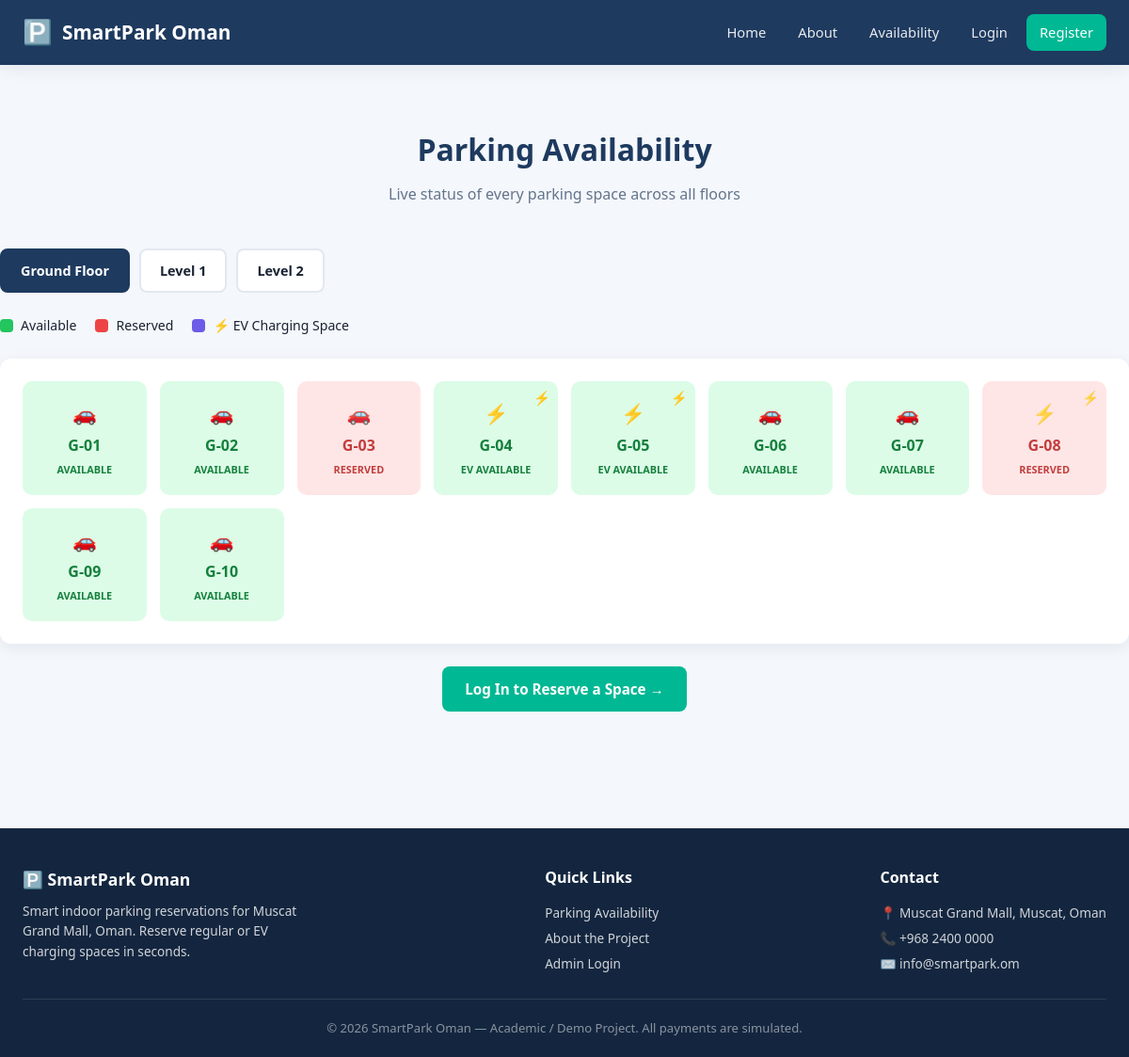
Page /availability.php on the committed database.
### tables this page shows
CREATE TABLE parking_floors (
    floor_id INT AUTO_INCREMENT PRIMARY KEY,
    floor_name VARCHAR(50) NOT NULL,
    floor_level INT NOT NULL,
    description VARCHAR(255),
    status ENUM('active','inactive') DEFAULT 'active',
    created_at DATETIME DEFAULT CURRENT_TIMESTAMP
);

CREATE TABLE parking_spaces (
    space_id INT AUTO_INCREMENT PRIMARY KEY,
    floor_id INT NOT NULL,
    space_number VARCHAR(20) NOT NULL,
    space_type ENUM('Regular','EV') NOT NULL DEFAULT 'Regular',
    has_charger TINYINT(1) DEFAULT 0,
    hourly_rate DECIMAL(10,2) NOT NULL DEFAULT 1.500,
    status ENUM('available','reserved','maintenance') DEFAULT 'available',
    created_at DATETIME DEFAULT CURRENT_TIMESTAMP,
    FOREIGN KEY (floor_id) REFERENCES parking_floors(floor_id) ON DELETE CASCADE,
    UNIQUE KEY unique_space_per_floor (floor_id, space_number)
);

### includes/auth.php (called while the page is built, shortened)
<?php
function isUserLoggedIn() {
    return isset($_SESSION['user_id']);
}

### availability.php (the view, shortened to what this page needs)
<?php
require_once __DIR__ . '/config/config.php';
require_once __DIR__ . '/includes/auth.php';
$floors = $conn->query("SELECT * FROM parking_floors WHERE status='active' ORDER BY floor_level ASC");
$floorList = [];
while ($f = $floors->fetch_assoc()) { $floorList[] = $f; }
$selectedFloor = isset($_GET['floor']) ? (int)$_GET['floor'] : ($floorList[0]['floor_id'] ?? 0);
require_once __DIR__ . '/includes/header.php';
?>
<section class="section container">
    <div class="section-title">
        <h2>Parking Availability</h2>
        <p>Live status of every parking space across all floors</p>
    </div>
    <div class="floor-tabs">
        <?php foreach ($floorList as $f): ?>
            <a href="?floor=<?php echo $f['floor_id']; ?>" class="floor-tab <?php echo $f['floor_id']==$selectedFloor?'active':''; ?>">
                <?php echo htmlspecialchars($f['floor_name']); ?>
            </a>
        <?php endforeach; ?>
    </div>
    <div class="legend">
        <div class="legend-item"><span class="legend-dot available"></span> Available</div>
        <div class="legend-item"><span class="legend-dot reserved"></span> Reserved</div>
        <div class="legend-item"><span class="legend-dot ev"></span> ⚡ EV Charging Space</div>
    </div>
    <div class="panel">
        <?php
        $stmt = $conn->prepare("SELECT * FROM parking_spaces WHERE floor_id = ? ORDER BY space_number ASC");
        $stmt->bind_param("i", $selectedFloor);
        $stmt->execute();
        $spaces = $stmt->get_result();
        if ($spaces->num_rows === 0):
        ?>
            <div class="empty-state">
                <div class="icon">🅿️</div>
                <p>No parking spaces configured on this floor yet.</p>
            </div>
        <?php else: ?>
        <div class="parking-grid">
            <?php while ($sp = $spaces->fetch_assoc()):
                $isEV = $sp['space_type'] === 'EV';
                $statusClass = $sp['status'] === 'reserved' ? 'reserved' : ($sp['status'] === 'maintenance' ? 'reserved' : '');
            ?>
                <div class="parking-space <?php echo $statusClass; ?> <?php echo $isEV?'ev-space':''; ?>">
                    <div class="space-icon"><?php echo $isEV ? '⚡' : '🚗'; ?></div>
                    <div class="space-number"><?php echo htmlspecialchars($sp['space_number']); ?></div>
                    <div class="space-type-tag">
                        <?php echo $sp['status']==='reserved' ? 'Reserved' : ($sp['status']==='maintenance' ? 'Closed' : ($isEV?'EV Available':'Available')); ?>
                    </div>
                </div>
            <?php endwhile; ?>
        </div>
        <?php endif; ?>
    </div>
    <div class="text-center mt-2">
        <?php if (isUserLoggedIn()): ?>
            <a href="reserve.php?floor=<?php echo $selectedFloor; ?>" class="btn btn-primary">Reserve a Space on This Floor →</a>
        <?php else: ?>
            <a href="login.php" class="btn btn-primary">Log In to Reserve a Space →</a>
        <?php endif; ?>
    </div>
</section>
<?php require_once __DIR__ . '/includes/footer.php'; ?>

### includes/header.php (shortened to what this page needs)
<?php
require_once __DIR__ . '/auth.php';
$currentPage = basename($_SERVER['PHP_SELF']);
?>
<!DOCTYPE html>
<html lang="en">
<head>
<link rel="stylesheet" href="<?php echo BASE_URL; ?>assets/css/style.css">
</head>
<body>
<nav class="navbar">
    <div class="navbar-inner">
        <a href="<?php echo BASE_URL; ?>index.php" class="navbar-brand">
            <span class="icon">🅿️</span> <?php echo SITE_NAME; ?>
        </a>
        <div class="navbar-links">
            <a href="<?php echo BASE_URL; ?>index.php" class="<?php echo $currentPage=='index.php'?'active':''; ?>">Home</a>
            <a href="<?php echo BASE_URL; ?>about.php" class="<?php echo $currentPage=='about.php'?'active':''; ?>">About</a>
            <a href="<?php echo BASE_URL; ?>availability.php" class="<?php echo $currentPage=='availability.php'?'active':''; ?>">Availability</a>
            <?php if (isUserLoggedIn()): ?>
                <a href="<?php echo BASE_URL; ?>dashboard.php" class="<?php echo $currentPage=='dashboard.php'?'active':''; ?>">Dashboard</a>
                <a href="<?php echo BASE_URL; ?>my_reservations.php" class="<?php echo $currentPage=='my_reservations.php'?'active':''; ?>">My Reservations</a>
                <span class="nav-user">👤 <?php echo htmlspecialchars($_SESSION['user_name']); ?></span>
                <a href="<?php echo BASE_URL; ?>logout.php" class="btn-nav-accent">Logout</a>
            <?php else: ?>
                <a href="<?php echo BASE_URL; ?>login.php" class="<?php echo $currentPage=='login.php'?'active':''; ?>">Login</a>
                <a href="<?php echo BASE_URL; ?>register.php" class="btn-nav-accent">Register</a>
            <?php endif; ?>
        </div>
    </div>
</nav>

### includes/footer.php
<footer class="footer">
    <div class="footer-inner">
        <div>
            <strong style="color:#fff; font-size:1.1rem;">🅿️ <?php echo SITE_NAME; ?></strong>
            <p style="margin-top:8px; max-width:320px; font-size:0.85rem;">
                Smart indoor parking reservations for <?php echo MALL_NAME; ?>, Oman.
                Reserve regular or EV charging spaces in seconds.
            </p>
        </div>
        <div>
            <strong style="color:#fff;">Quick Links</strong>
            <ul style="margin-top:10px; font-size:0.85rem; line-height:2;">
                <li><a href="<?php echo BASE_URL; ?>availability.php">Parking Availability</a></li>
                <li><a href="<?php echo BASE_URL; ?>about.php">About the Project</a></li>
                <li><a href="<?php echo BASE_URL; ?>admin/login.php">Admin Login</a></li>
            </ul>
        </div>
        <div>
            <strong style="color:#fff;">Contact</strong>
            <p style="margin-top:10px; font-size:0.85rem; line-height:2;">
                📍 <?php echo MALL_NAME; ?>, Muscat, Oman<br>
                📞 +968 2400 0000<br>
                ✉️ info@smartpark.om
            </p>
        </div>
    </div>
    <div class="footer-bottom">
        &copy; <?php echo date('Y'); ?> <?php echo SITE_NAME; ?> &mdash; Academic / Demo Project. All payments are simulated.
    </div>
</footer>
</body>
</html>

### assets/css/style.css (style rules this page uses)
:root { --primary: #1e3a5f; --primary-dark: #14263f; --primary-light: #2c5282; --accent: #00b894; --accent-dark: #00997a; --ev-color: #6c5ce7; --ev-light: #a29bfe; --available: #22c55e; --available-bg: #dcfce7; --reserved: #ef4444; --reserved-bg: #fee2e2; --maintenance: #f59e0b; --maintenance-bg: #fef3c7; --bg-light: #f4f7fb; --white: #ffffff; --text-dark: #1a2332; --text-muted: #64748b; --border: #e2e8f0; --shadow: 0 4px 16px rgba(30, 58, 95, 0.08); --shadow-lg: 0 10px 32px rgba(30, 58, 95, 0.14); --radius: 12px; }
* { margin: 0; padding: 0; box-sizing: border-box; }
body { font-family: 'Segoe UI', Tahoma, Geneva, Verdana, sans-serif; background: var(--bg-light); color: var(--text-dark); line-height: 1.6; }
a { text-decoration: none; color: inherit; }
ul { list-style: none; }
.container { max-width: 1200px; margin: 0 auto; padding: 0 24px; }
.navbar { background: var(--primary); color: var(--white); position: sticky; top: 0; z-index: 1000; box-shadow: var(--shadow); }
.navbar-inner { display: flex; align-items: center; justify-content: space-between; padding: 14px 24px; max-width: 1200px; margin: 0 auto; }
.navbar-brand { display: flex; align-items: center; gap: 10px; font-size: 1.3rem; font-weight: 700; }
.navbar-brand .icon { font-size: 1.6rem; }
.navbar-links { display: flex; align-items: center; gap: 6px; flex-wrap: wrap; }
.navbar-links a, .navbar-links span.nav-user { padding: 8px 14px; border-radius: 8px; font-size: 0.92rem; font-weight: 500; transition: background 0.2s; color: rgba(255,255,255,0.9); }
.navbar-links a.btn-nav-accent { background: var(--accent); color: var(--white); }
.btn { display: inline-block; padding: 12px 24px; border-radius: 8px; font-weight: 600; font-size: 0.95rem; border: none; cursor: pointer; transition: all 0.2s ease; text-align: center; }
.btn-primary { background: var(--accent); color: var(--white); }
.section { padding: 64px 0; }
.section-title { text-align: center; margin-bottom: 44px; }
.section-title h2 { font-size: 2rem; font-weight: 800; color: var(--primary); margin-bottom: 10px; }
.section-title p { color: var(--text-muted); }
.panel { background: var(--white); border-radius: var(--radius); box-shadow: var(--shadow); padding: 24px; margin-bottom: 24px; }
.floor-tabs { display: flex; gap: 10px; margin-bottom: 24px; flex-wrap: wrap; }
.floor-tab { padding: 10px 20px; border-radius: 8px; background: var(--white); border: 2px solid var(--border); font-weight: 600; font-size: 0.9rem; cursor: pointer; color: var(--text-dark); transition: all 0.2s; }
.floor-tab.active, .floor-tab:hover { border-color: var(--primary); background: var(--primary); color: var(--white); }
.legend { display: flex; gap: 20px; margin-bottom: 24px; flex-wrap: wrap; }
.legend-item { display: flex; align-items: center; gap: 8px; font-size: 0.88rem; font-weight: 500; }
.legend-dot { width: 14px; height: 14px; border-radius: 4px; }
.legend-dot.available { background: var(--available); }
.legend-dot.reserved { background: var(--reserved); }
.legend-dot.ev { background: var(--ev-color); }
.parking-grid { display: grid; grid-template-columns: repeat(auto-fill, minmax(120px, 1fr)); gap: 14px; }
.parking-space { border-radius: 10px; padding: 16px 10px; text-align: center; cursor: pointer; transition: all 0.2s; border: 2px solid transparent; position: relative; background: var(--available-bg); color: #15803d; }
.parking-space.reserved { background: var(--reserved-bg); color: #b91c1c; cursor: not-allowed; opacity: 0.85; }
.parking-space .space-number { font-weight: 800; font-size: 1rem; margin-bottom: 4px; }
.parking-space .space-icon { font-size: 1.3rem; margin-bottom: 4px; }
.parking-space .space-type-tag { font-size: 0.68rem; font-weight: 700; text-transform: uppercase; }
.parking-space.ev-space::after { content: '⚡'; position: absolute; top: 4px; right: 6px; font-size: 0.9rem; }
.footer { background: var(--primary-dark); color: rgba(255,255,255,0.8); padding: 40px 24px 20px; margin-top: 60px; }
.footer-inner { max-width: 1200px; margin: 0 auto; display: flex; justify-content: space-between; flex-wrap: wrap; gap: 20px; }
.footer-bottom { text-align: center; margin-top: 24px; padding-top: 20px; border-top: 1px solid rgba(255,255,255,0.1); font-size: 0.82rem; color: rgba(255,255,255,0.5); }
.text-center { text-align: center; }
.mt-2 { margin-top: 16px; }

### rows in the picture
parking_floors: floor_name "Ground Floor"
parking_floors: floor_name "Level 1"
parking_floors: floor_name "Level 2"
parking_spaces: space_number "G-01", status "AVAILABLE"
parking_spaces: space_number "G-02", status "AVAILABLE"
parking_spaces: space_number "G-03", status "RESERVED"
parking_spaces: space_number "G-04", status "EV AVAILABLE"
parking_spaces: space_number "G-05", status "EV AVAILABLE"
parking_spaces: space_number "G-06", status "AVAILABLE"
parking_spaces: space_number "G-07", status "AVAILABLE"
parking_spaces: space_number "G-08", status "RESERVED"
parking_spaces: space_number "G-09", status "AVAILABLE"
parking_spaces: space_number "G-10", status "AVAILABLE"

### other values in the picture
SITE_NAME "SmartPark Oman"
MALL_NAME "Muscat Grand Mall"
